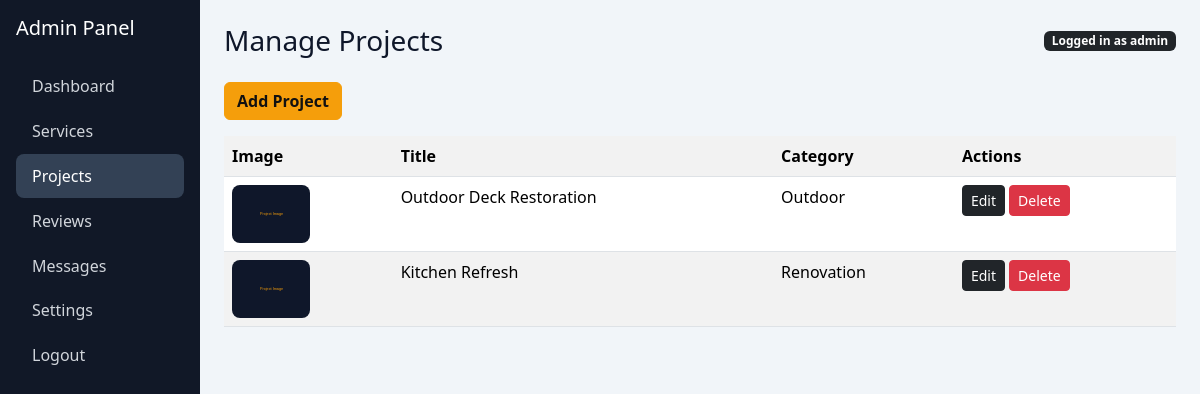
Screenshot of /admin/projects.php (signed in) with the database file from the repository.
### tables this page shows
CREATE TABLE projects (
    id INT AUTO_INCREMENT PRIMARY KEY,
    title VARCHAR(150) NOT NULL,
    description TEXT NOT NULL,
    category VARCHAR(120) NOT NULL,
    image_path VARCHAR(255) DEFAULT NULL,
    before_image VARCHAR(255) DEFAULT NULL,
    after_image VARCHAR(255) DEFAULT NULL,
    completed_at DATE DEFAULT NULL,
    created_at TIMESTAMP DEFAULT CURRENT_TIMESTAMP
);

### config/db.php (called while the page is built, shortened)
<?php
function base_path(): string
{
    static $base = null;
    if ($base !== null) {
        return $base;
    }
    $projectRoot = realpath(__DIR__ . '/..');
    $docRoot = isset($_SERVER['DOCUMENT_ROOT']) ? realpath($_SERVER['DOCUMENT_ROOT']) : false;
    if ($projectRoot && $docRoot && str_starts_with($projectRoot, $docRoot)) {
        $base = str_replace('\\', '/', substr($projectRoot, strlen($docRoot)));
    } else {
        $base = '';
    }
    return rtrim($base, '/');
}
function url(string $path = ''): string
{
    $path = ltrim($path, '/');
    $base = base_path();
    return ($base !== '' ? $base : '') . '/' . $path;
}
function media_url(string $path): string
{
    return url(ltrim($path, '/'));
}
function e(string $value): string
{
    return htmlspecialchars($value, ENT_QUOTES, 'UTF-8');
}

### admin/projects.php (the view, shortened to what this page needs)
<?php
require_once __DIR__ . '/includes/auth.php';
$projects = $pdo->query('SELECT * FROM projects ORDER BY id DESC')->fetchAll();
?>
<!doctype html><html><head><link href="https://cdn.jsdelivr.net/npm/bootstrap@5.3.3/dist/css/bootstrap.min.css" rel="stylesheet"><link href="<?= e(url('assets/css/style.css')) ?>" rel="stylesheet"></head>
<body class="admin-bg"><div class="container-fluid"><div class="row"><div class="col-md-2 p-0"><?php include __DIR__ . '/includes/sidebar.php'; ?></div><div class="col-md-10 p-4"><?php include __DIR__ . '/includes/topbar.php'; ?>
<a href="<?= e(url('admin/add_project.php')) ?>" class="btn btn-accent mb-3">Add Project</a>
<table class="table table-striped bg-white"><tr><th>Image</th><th>Title</th><th>Category</th><th>Actions</th></tr>
<?php foreach($projects as $p): ?><tr><td><img class="thumb" src="<?= e(media_url($p['image_path'] ?: 'assets/images/project-placeholder.svg')) ?>"></td><td><?= e($p['title']) ?></td><td><?= e($p['category']) ?></td><td><a class="btn btn-sm btn-dark" href="<?= e(url('admin/edit_project.php')) ?>?id=<?= (int)$p['id'] ?>">Edit</a> <a class="btn btn-sm btn-danger" href="?delete=<?= (int)$p['id'] ?>" onclick="return confirm('Delete project?')">Delete</a></td></tr><?php endforeach; ?>
</table></div></div></div></body></html>

### assets/css/style.css (style rules this page uses)
:root { --navy: #111827; --charcoal: #1f2937; --accent: #f59e0b; --light: #f8fafc; }
body { font-family: 'Segoe UI', Tahoma, sans-serif; background: #fff; color: #0f172a; }
.btn-accent { background: var(--accent); border-color: var(--accent); color: #111; font-weight: 600; }
.admin-bg { background:#f1f5f9; }
.table img.thumb { width: 78px; height: 58px; object-fit: cover; border-radius: .5rem; }

### rows the page displays
projects: image_path (placeholder picture), title "Outdoor Deck Restoration", category "Outdoor"
projects: image_path (placeholder picture), title "Kitchen Refresh", category "Renovation"

### other values shown
$label "Dashboard"
$label "Services"
$label "Projects"
$label "Reviews"
$label "Messages"
$label "Settings"
$label "Logout"
$pageHeading "Manage Projects"
$_SESSION['admin_username'] "admin"
